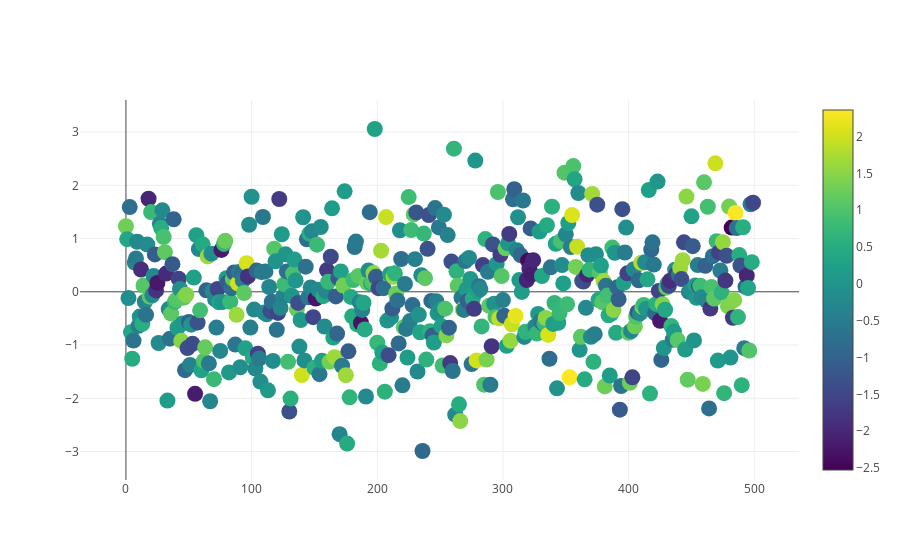

The notebook cell saved with this chart:
### Code cell
trace1 = go.Scatter(
    y = np.random.randn(500),
    mode='markers',
    marker=dict(
        size='16',
        color = np.random.randn(500), #set color equal to a variable
        colorscale='Viridis',
        showscale=True
    )
)
data = [trace1]

iplot(data, filename='scatter-plot-with-colorscale')

### Figure 1 — Plotly figure (JSON) as saved in the notebook; plotly's stock layout.template omitted (floating-point values rounded to 4 significant figures; data arrays with more than 128 entries replaced by an {"elided": "..."} marker saying what was removed)
{"data": [{"marker": {"color": {"elided": "500 float values"}, "colorscale": "Viridis", "showscale": true, "size": "16"}, "mode": "markers", "type": "scatter", "y": {"elided": "500 float values"}}], "layout": {}}
